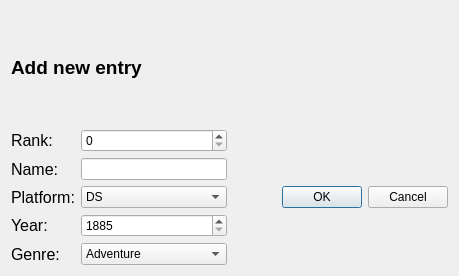
<?xml version="1.0" encoding="UTF-8"?>
<ui version="4.0">
 <class>AddRowDialog</class>
 <widget class="QDialog" name="AddRowDialog">
  <property name="geometry">
   <rect>
    <x>0</x>
    <y>0</y>
    <width>459</width>
    <height>276</height>
   </rect>
  </property>
  <property name="windowTitle">
   <string>Dialog</string>
  </property>
  <layout class="QVBoxLayout" name="verticalLayout_3" stretch="0,1">
   <item>
    <widget class="QLabel" name="textLabel">
     <property name="font">
      <font>
       <family>Arial</family>
       <pointsize>14</pointsize>
       <bold>true</bold>
      </font>
     </property>
     <property name="text">
      <string>Add new entry</string>
     </property>
    </widget>
   </item>
   <item>
    <layout class="QGridLayout" name="gridLayout_2">
     <item row="0" column="0">
      <layout class="QGridLayout" name="gridLayout">
       <item row="0" column="0">
        <widget class="QLabel" name="RankLabel">
         <property name="font">
          <font>
           <pointsize>12</pointsize>
          </font>
         </property>
         <property name="text">
          <string>Rank:</string>
         </property>
        </widget>
       </item>
       <item row="1" column="0">
        <widget class="QLabel" name="nameLabel">
         <property name="font">
          <font>
           <pointsize>12</pointsize>
          </font>
         </property>
         <property name="text">
          <string>Name:</string>
         </property>
        </widget>
       </item>
       <item row="6" column="0">
        <widget class="QLabel" name="yearLabel">
         <property name="font">
          <font>
           <pointsize>12</pointsize>
          </font>
         </property>
         <property name="text">
          <string>Year:</string>
         </property>
        </widget>
       </item>
       <item row="7" column="0">
        <widget class="QLabel" name="genreLabel">
         <property name="font">
          <font>
           <pointsize>12</pointsize>
          </font>
         </property>
         <property name="text">
          <string>Genre:</string>
         </property>
        </widget>
       </item>
       <item row="5" column="0">
        <widget class="QLabel" name="locationLabel">
         <property name="font">
          <font>
           <pointsize>12</pointsize>
          </font>
         </property>
         <property name="text">
          <string>Platform:</string>
         </property>
        </widget>
       </item>
       <item row="7" column="2">
        <widget class="QComboBox" name="genreCB">
         <item>
          <property name="text">
           <string>Adventure</string>
          </property>
         </item>
         <item>
          <property name="text">
           <string>Racing</string>
          </property>
         </item>
         <item>
          <property name="text">
           <string>Shooter</string>
          </property>
         </item>
         <item>
          <property name="text">
           <string>Action</string>
          </property>
         </item>
         <item>
          <property name="text">
           <string>Sports</string>
          </property>
         </item>
         <item>
          <property name="text">
           <string>Misc</string>
          </property>
         </item>
         <item>
          <property name="text">
           <string>Role-Playing</string>
          </property>
         </item>
         <item>
          <property name="text">
           <string>Puzzle</string>
          </property>
         </item>
         <item>
          <property name="text">
           <string>Fighting</string>
          </property>
         </item>
         <item>
          <property name="text">
           <string>Strategy</string>
          </property>
         </item>
         <item>
          <property name="text">
           <string>Simulation</string>
          </property>
         </item>
        </widget>
       </item>
       <item row="1" column="2">
        <widget class="QLineEdit" name="nameLine"/>
       </item>
       <item row="6" column="2">
        <widget class="QSpinBox" name="yearSpinB">
         <property name="minimum">
          <number>1885</number>
         </property>
         <property name="maximum">
          <number>2024</number>
         </property>
        </widget>
       </item>
       <item row="5" column="2">
        <widget class="QComboBox" name="locationLine">
         <item>
          <property name="text">
           <string>DS</string>
          </property>
         </item>
         <item>
          <property name="text">
           <string>GBA</string>
          </property>
         </item>
         <item>
          <property name="text">
           <string>PS4</string>
          </property>
         </item>
         <item>
          <property name="text">
           <string>Wii</string>
          </property>
         </item>
         <item>
          <property name="text">
           <string>XB</string>
          </property>
         </item>
         <item>
          <property name="text">
           <string>PS2</string>
          </property>
         </item>
         <item>
          <property name="text">
           <string>GC</string>
          </property>
         </item>
         <item>
          <property name="text">
           <string>X360</string>
          </property>
         </item>
         <item>
          <property name="text">
           <string>XB</string>
          </property>
         </item>
         <item>
          <property name="text">
           <string>SAT</string>
          </property>
         </item>
         <item>
          <property name="text">
           <string>3DS</string>
          </property>
         </item>
         <item>
          <property name="text">
           <string>PS2</string>
          </property>
         </item>
         <item>
          <property name="text">
           <string>PS</string>
          </property>
         </item>
         <item>
          <property name="text">
           <string>Other</string>
          </property>
         </item>
        </widget>
       </item>
       <item row="0" column="2">
        <widget class="QSpinBox" name="spinBox"/>
       </item>
      </layout>
     </item>
     <item row="0" column="1">
      <widget class="QDialogButtonBox" name="buttonBox">
       <property name="orientation">
        <enum>Qt::Horizontal</enum>
       </property>
       <property name="standardButtons">
        <set>QDialogButtonBox::Cancel|QDialogButtonBox::Ok</set>
       </property>
      </widget>
     </item>
    </layout>
   </item>
  </layout>
 </widget>
 <resources/>
 <connections>
  <connection>
   <sender>buttonBox</sender>
   <signal>rejected()</signal>
   <receiver>AddRowDialog</receiver>
   <slot>reject()</slot>
   <hints>
    <hint type="sourcelabel">
     <x>445</x>
     <y>246</y>
    </hint>
    <hint type="destinationlabel">
     <x>286</x>
     <y>274</y>
    </hint>
   </hints>
  </connection>
  <connection>
   <sender>buttonBox</sender>
   <signal>accepted()</signal>
   <receiver>AddRowDialog</receiver>
   <slot>accept()</slot>
   <hints>
    <hint type="sourcelabel">
     <x>445</x>
     <y>246</y>
    </hint>
    <hint type="destinationlabel">
     <x>157</x>
     <y>274</y>
    </hint>
   </hints>
  </connection>
 </connections>
</ui>
